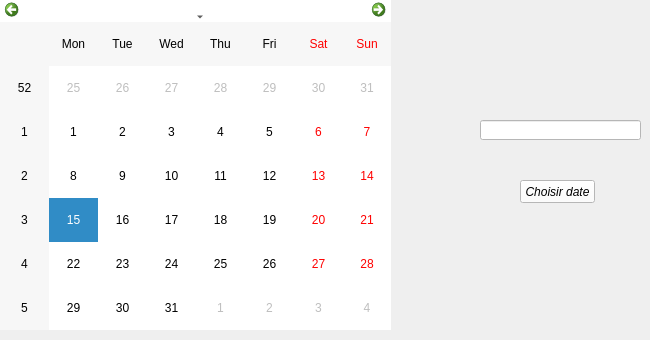
      <widget class="QWidget" name="tab_4">
       <attribute name="title">
        <string>Calendrier</string>
       </attribute>
       <widget class="QCalendarWidget" name="calendarWidget">
        <property name="geometry">
         <rect>
          <x>0</x>
          <y>-1</y>
          <width>391</width>
          <height>331</height>
         </rect>
        </property>
        <property name="styleSheet">
         <string notr="true">background-color: rgb(255, 255, 255);</string>
        </property>
       </widget>
       <widget class="QPushButton" name="pushButton_choisir">
        <property name="geometry">
         <rect>
          <x>520</x>
          <y>180</y>
          <width>75</width>
          <height>23</height>
         </rect>
        </property>
        <property name="font">
         <font>
          <italic>true</italic>
         </font>
        </property>
        <property name="styleSheet">
         <string notr="true">background-color: rgb(255, 255, 255);</string>
        </property>
        <property name="text">
         <string>Choisir date</string>
        </property>
       </widget>
       <widget class="QLineEdit" name="lineEdit_reserve">
        <property name="geometry">
         <rect>
          <x>480</x>
          <y>120</y>
          <width>161</width>
          <height>20</height>
         </rect>
        </property>
        <property name="styleSheet">
         <string notr="true">background-color: rgb(255, 255, 255);</string>
        </property>
       </widget>
      </widget>
